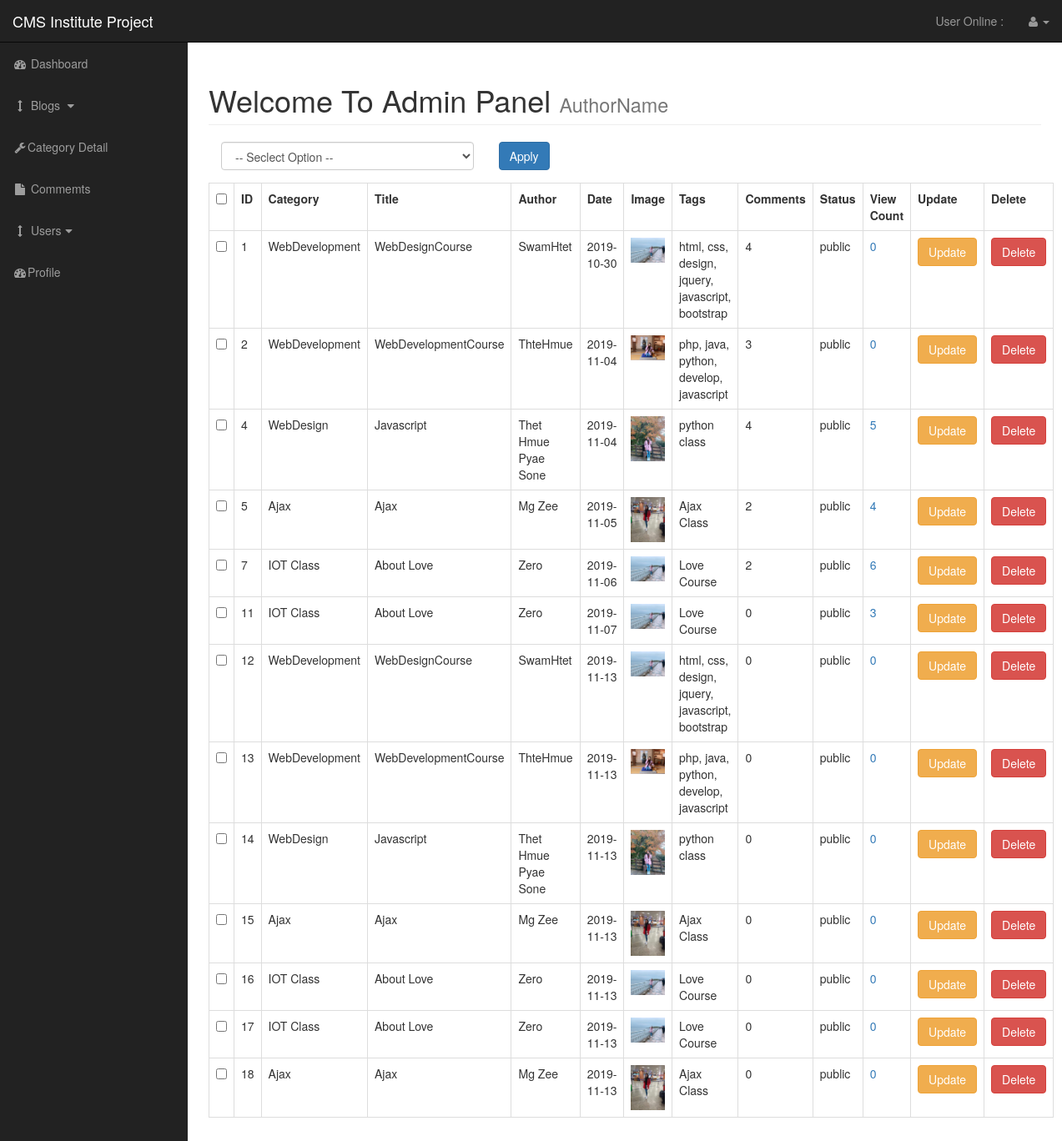
Page /admin/blog.php on the committed database.
### tables this page shows
CREATE TABLE `blogs` (
  `blog_id` int(11) NOT NULL,
  `blog_category_id` int(11) NOT NULL,
  `blog_title` varchar(255) NOT NULL,
  `blog_author` varchar(255) NOT NULL,
  `blog_date` date NOT NULL,
  `blog_image` text NOT NULL,
  `blog_content` text NOT NULL,
  `blog_tag` varchar(255) NOT NULL,
  `blog_comment_count` int(11) NOT NULL,
  `blog_status` varchar(255) NOT NULL,
  `blog_view_count` int(11) NOT NULL
);

CREATE TABLE `categories` (
  `cat_id` int(11) NOT NULL,
  `cat_title` varchar(255) NOT NULL
);

### admin/admin_layout/view_all_blog.php (the view, shortened to what this page needs)
<div class="col-md-12">
    <form action="" method="post">
        <div class="col-xs-4 form-group">
            <select name="option" id="" class="form-control">
                <option value="">-- Seclect Option --</option>
            </select>
        </div>
        <div class="form-group col-xs-2">
            <input type="Submit" name="apply" value="Apply" class="btn btn-primary">
         </div>
        <table class="table table-hover table-bordered table-responsive">
                        <tr>
                            <th><input type="checkbox" id="selectallbox"></th>
                            <th>ID</th>
                            <th>Category</th>
                            <th>Title</th>
                            <th>Author</th>
                            <th>Date</th>
                            <th>Image</th>
                            <th>Tags</th>
                            <th>Comments</th>
                            <th>Status</th>
                            <th>View Count</th>
                            <th>Update</th>
                            <th>Delete</th>
                        </tr>
                        <?php
                            $query ="SELECT * FROM blogs";
                            $result = mysqli_query($connect,$query);
                            while ($row = mysqli_fetch_assoc($result)) {
                                $blog_id = $row['blog_id'];
                                $blog_category_id = $row['blog_category_id'];
                                $blog_title = $row['blog_title'];
                                $blog_author = $row['blog_author'];
                                $blog_date = $row['blog_date'];
                                $blog_image = $row['blog_image'];
                                $blog_tag = $row['blog_tag'];
                                $blog_comment_count = $row['blog_comment_count'];
                                $blog_status = $row['blog_status'];
                                $blog_view_count = $row['blog_view_count'];
                                $cat_query = "SELECT * FROM categories WHERE cat_id=$blog_category_id";
                                $cat_result = mysqli_query($connect,$cat_query);
                                while ($row=mysqli_fetch_assoc($cat_result)) {
                                    $cat_title = $row['cat_title'];
                                }
                                echo " <tr>
                                            <td><input type='checkbox' class='check_box' name='checkboxarray[]' value='{$blog_id}'></td>
                                            <td>$blog_id</td>
                                            <td>$cat_title </td>
                                            <td>$blog_title</td>
                                            <td>$blog_author</td>
                                            <td>$blog_date</td>
                                            <td><img src='../images/$blog_image' width='120px' class='img-responsive' alt=''></td>
                                            <td>$blog_tag</td>
                                            <td>$blog_comment_count</td>
                                            <td>$blog_status</td>
                                            <td><a href='blog.php?reset=$blog_id'>$blog_view_count</a></td>
                                            <td><a href='blog.php?source=edit_blog&edit_id=$blog_id' class='btn btn-warning'>Update</a></td>
                                            <td><a onclick= \" javaScript:return confirm('Are U Sure U Want To Delete'); \"href='blog.php?delete=$blog_id' class='btn btn-danger'>Delete</a></td>
                                        </tr>";
                            }
                         ?>
            </table>
    </form>
                </div>

### admin/css/sb-admin.css (style rules this page uses)
body { margin-top: 100px; background-color: #222; }
@media (min-width:768px) { body { margin-top: 50px; } }

### rows in the picture
blogs: blog_id "1", categories.cat_title "WebDevelopment", blog_title "WebDesignCourse", blog_author "SwamHtet", blog_date "2019-10-30", blog_image (picture), blog_tag "html, css, design, jquery, javascript, bootstrap", blog_comment_count "4", blog_status "public", blog_view_count "0"
blogs: blog_id "2", categories.cat_title "WebDevelopment", blog_title "WebDevelopmentCourse", blog_author "ThteHmue", blog_date "2019-11-04", blog_image (picture), blog_tag "php, java, python, develop, javascript", blog_comment_count "3", blog_status "public", blog_view_count "0"
blogs: blog_id "4", categories.cat_title "WebDesign", blog_title "Javascript", blog_author "Thet Hmue Pyae Sone", blog_date "2019-11-04", blog_image (picture), blog_tag "python class", blog_comment_count "4", blog_status "public", blog_view_count "5"
blogs: blog_id "5", categories.cat_title "Ajax", blog_title "Ajax", blog_author "Mg Zee", blog_date "2019-11-05", blog_image (picture), blog_tag "Ajax Class", blog_comment_count "2", blog_status "public", blog_view_count "4"
blogs: blog_id "7", categories.cat_title "IOT Class", blog_title "About Love", blog_author "Zero", blog_date "2019-11-06", blog_image (picture), blog_tag "Love Course", blog_comment_count "2", blog_status "public", blog_view_count "6"
blogs: blog_id "11", categories.cat_title "IOT Class", blog_title "About Love", blog_author "Zero", blog_date "2019-11-07", blog_image (picture), blog_tag "Love Course", blog_comment_count "0", blog_status "public", blog_view_count "3"
blogs: blog_id "12", categories.cat_title "WebDevelopment", blog_title "WebDesignCourse", blog_author "SwamHtet", blog_date "2019-11-13", blog_image (picture), blog_tag "html, css, design, jquery, javascript, bootstrap", blog_comment_count "0", blog_status "public", blog_view_count "0"
blogs: blog_id "13", categories.cat_title "WebDevelopment", blog_title "WebDevelopmentCourse", blog_author "ThteHmue", blog_date "2019-11-13", blog_image (picture), blog_tag "php, java, python, develop, javascript", blog_comment_count "0", blog_status "public", blog_view_count "0"
blogs: blog_id "14", categories.cat_title "WebDesign", blog_title "Javascript", blog_author "Thet Hmue Pyae Sone", blog_date "2019-11-13", blog_image (picture), blog_tag "python class", blog_comment_count "0", blog_status "public", blog_view_count "0"
blogs: blog_id "15", categories.cat_title "Ajax", blog_title "Ajax", blog_author "Mg Zee", blog_date "2019-11-13", blog_image (picture), blog_tag "Ajax Class", blog_comment_count "0", blog_status "public", blog_view_count "0"
blogs: blog_id "16", categories.cat_title "IOT Class", blog_title "About Love", blog_author "Zero", blog_date "2019-11-13", blog_image (picture), blog_tag "Love Course", blog_comment_count "0", blog_status "public", blog_view_count "0"
blogs: blog_id "17", categories.cat_title "IOT Class", blog_title "About Love", blog_author "Zero", blog_date "2019-11-13", blog_image (picture), blog_tag "Love Course", blog_comment_count "0", blog_status "public", blog_view_count "0"
blogs: blog_id "18", categories.cat_title "Ajax", blog_title "Ajax", blog_author "Mg Zee", blog_date "2019-11-13", blog_image (picture), blog_tag "Ajax Class", blog_comment_count "0", blog_status "public", blog_view_count "0"
